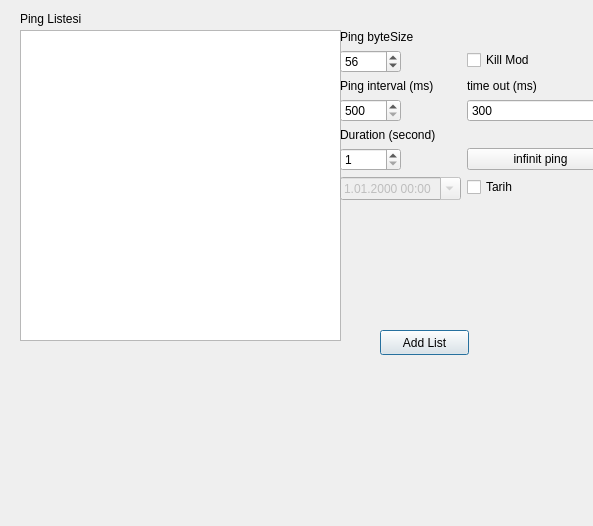
<?xml version="1.0" encoding="UTF-8"?>
<ui version="4.0">
 <class>pingWindow</class>
 <widget class="QDialog" name="pingWindow">
  <property name="geometry">
   <rect>
    <x>0</x>
    <y>0</y>
    <width>593</width>
    <height>526</height>
   </rect>
  </property>
  <property name="windowTitle">
   <string>Ping Ekle</string>
  </property>
  <widget class="QPlainTextEdit" name="plainTextEdit">
   <property name="geometry">
    <rect>
     <x>20</x>
     <y>30</y>
     <width>321</width>
     <height>311</height>
    </rect>
   </property>
  </widget>
  <widget class="QLabel" name="label">
   <property name="geometry">
    <rect>
     <x>20</x>
     <y>10</y>
     <width>101</width>
     <height>17</height>
    </rect>
   </property>
   <property name="text">
    <string>Ping Listesi</string>
   </property>
  </widget>
  <widget class="QPushButton" name="pushButton">
   <property name="geometry">
    <rect>
     <x>380</x>
     <y>330</y>
     <width>89</width>
     <height>25</height>
    </rect>
   </property>
   <property name="text">
    <string>Add List</string>
   </property>
  </widget>
  <widget class="QWidget" name="formLayoutWidget">
   <property name="geometry">
    <rect>
     <x>340</x>
     <y>30</y>
     <width>274</width>
     <height>316</height>
    </rect>
   </property>
   <layout class="QFormLayout" name="formLayout">
    <item row="2" column="0">
     <widget class="QLabel" name="label_2">
      <property name="text">
       <string>Ping byteSize</string>
      </property>
     </widget>
    </item>
    <item row="3" column="0">
     <widget class="QSpinBox" name="spinBox_byte">
      <property name="maximum">
       <number>99999</number>
      </property>
      <property name="value">
       <number>56</number>
      </property>
     </widget>
    </item>
    <item row="9" column="0">
     <widget class="QLabel" name="label_3">
      <property name="text">
       <string>Ping interval (ms)</string>
      </property>
     </widget>
    </item>
    <item row="15" column="0">
     <widget class="QLabel" name="label_duration">
      <property name="text">
       <string>Duration (second)</string>
      </property>
     </widget>
    </item>
    <item row="16" column="0">
     <widget class="QSpinBox" name="spinBox_duration">
      <property name="enabled">
       <bool>true</bool>
      </property>
      <property name="minimum">
       <number>1</number>
      </property>
      <property name="maximum">
       <number>99999</number>
      </property>
     </widget>
    </item>
    <item row="16" column="1">
     <widget class="QPushButton" name="pushButton_durationUnlimited">
      <property name="text">
       <string>infinit ping</string>
      </property>
      <property name="checkable">
       <bool>true</bool>
      </property>
     </widget>
    </item>
    <item row="17" column="0">
     <widget class="QDateTimeEdit" name="dateTimeEdit">
      <property name="enabled">
       <bool>false</bool>
      </property>
      <property name="displayFormat">
       <string>d.MM.yyyy HH:mm</string>
      </property>
      <property name="calendarPopup">
       <bool>true</bool>
      </property>
     </widget>
    </item>
    <item row="17" column="1">
     <widget class="QCheckBox" name="checkBox">
      <property name="text">
       <string>Tarih </string>
      </property>
     </widget>
    </item>
    <item row="3" column="1">
     <widget class="QCheckBox" name="checkBox_KillMod">
      <property name="enabled">
       <bool>true</bool>
      </property>
      <property name="text">
       <string>Kill Mod</string>
      </property>
     </widget>
    </item>
    <item row="10" column="0">
     <widget class="QSpinBox" name="spinBox_interval">
      <property name="minimum">
       <number>500</number>
      </property>
      <property name="maximum">
       <number>99999</number>
      </property>
     </widget>
    </item>
    <item row="10" column="1">
     <widget class="QSpinBox" name="spinBox_timeout">
      <property name="maximum">
       <number>99999</number>
      </property>
      <property name="value">
       <number>300</number>
      </property>
     </widget>
    </item>
    <item row="9" column="1">
     <widget class="QLabel" name="label_4">
      <property name="text">
       <string>time out (ms)</string>
      </property>
     </widget>
    </item>
   </layout>
  </widget>
 </widget>
 <resources/>
 <connections>
  <connection>
   <sender>pushButton_durationUnlimited</sender>
   <signal>clicked(bool)</signal>
   <receiver>spinBox_duration</receiver>
   <slot>setDisabled(bool)</slot>
   <hints>
    <hint type="sourcelabel">
     <x>514</x>
     <y>242</y>
    </hint>
    <hint type="destinationlabel">
     <x>364</x>
     <y>242</y>
    </hint>
   </hints>
  </connection>
  <connection>
   <sender>checkBox</sender>
   <signal>toggled(bool)</signal>
   <receiver>spinBox_duration</receiver>
   <slot>setDisabled(bool)</slot>
   <hints>
    <hint type="sourcelabel">
     <x>539</x>
     <y>273</y>
    </hint>
    <hint type="destinationlabel">
     <x>377</x>
     <y>242</y>
    </hint>
   </hints>
  </connection>
  <connection>
   <sender>checkBox</sender>
   <signal>toggled(bool)</signal>
   <receiver>pushButton_durationUnlimited</receiver>
   <slot>setDisabled(bool)</slot>
   <hints>
    <hint type="sourcelabel">
     <x>539</x>
     <y>273</y>
    </hint>
    <hint type="destinationlabel">
     <x>539</x>
     <y>242</y>
    </hint>
   </hints>
  </connection>
  <connection>
   <sender>checkBox</sender>
   <signal>toggled(bool)</signal>
   <receiver>dateTimeEdit</receiver>
   <slot>setEnabled(bool)</slot>
   <hints>
    <hint type="sourcelabel">
     <x>539</x>
     <y>273</y>
    </hint>
    <hint type="destinationlabel">
     <x>414</x>
     <y>274</y>
    </hint>
   </hints>
  </connection>
  <connection>
   <sender>checkBox_KillMod</sender>
   <signal>toggled(bool)</signal>
   <receiver>spinBox_interval</receiver>
   <slot>setDisabled(bool)</slot>
   <hints>
    <hint type="sourcelabel">
     <x>539</x>
     <y>77</y>
    </hint>
    <hint type="destinationlabel">
     <x>377</x>
     <y>163</y>
    </hint>
   </hints>
  </connection>
  <connection>
   <sender>checkBox_KillMod</sender>
   <signal>toggled(bool)</signal>
   <receiver>spinBox_duration</receiver>
   <slot>setDisabled(bool)</slot>
   <hints>
    <hint type="sourcelabel">
     <x>539</x>
     <y>77</y>
    </hint>
    <hint type="destinationlabel">
     <x>377</x>
     <y>242</y>
    </hint>
   </hints>
  </connection>
  <connection>
   <sender>checkBox_KillMod</sender>
   <signal>toggled(bool)</signal>
   <receiver>pushButton_durationUnlimited</receiver>
   <slot>setDisabled(bool)</slot>
   <hints>
    <hint type="sourcelabel">
     <x>539</x>
     <y>77</y>
    </hint>
    <hint type="destinationlabel">
     <x>539</x>
     <y>242</y>
    </hint>
   </hints>
  </connection>
  <connection>
   <sender>checkBox_KillMod</sender>
   <signal>toggled(bool)</signal>
   <receiver>checkBox</receiver>
   <slot>setDisabled(bool)</slot>
   <hints>
    <hint type="sourcelabel">
     <x>539</x>
     <y>77</y>
    </hint>
    <hint type="destinationlabel">
     <x>539</x>
     <y>273</y>
    </hint>
   </hints>
  </connection>
 </connections>
</ui>
